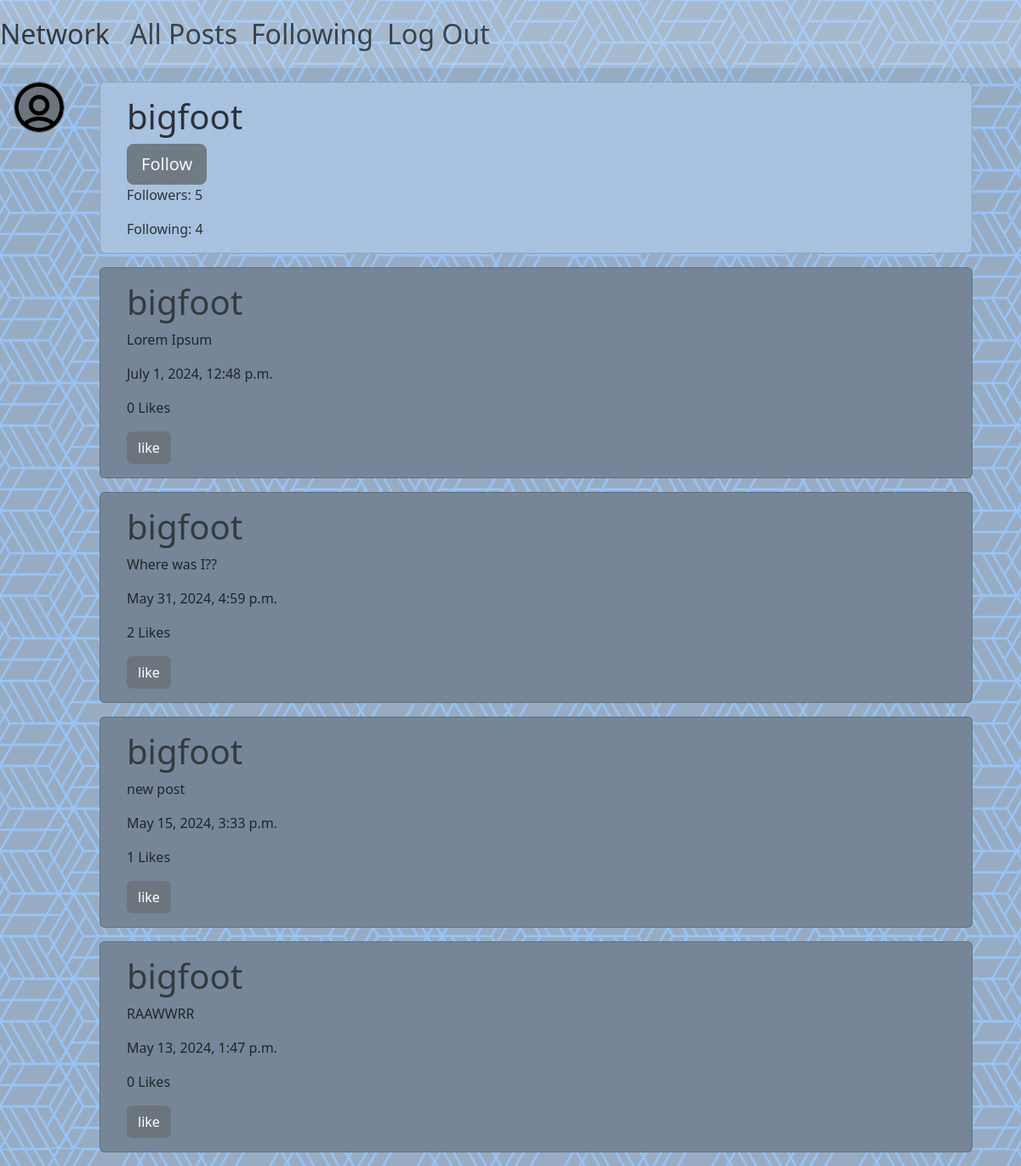
The page /profile/4 (signed in) on the database its author committed.
### network/models.py (models this page shows, shortened)
class User(AbstractUser):
    followers = models.ManyToManyField('self', related_name='following', symmetrical=False, blank=True)
    def __str__(self):
        return self.username

class Post(models.Model):
    user = models.ForeignKey('User', on_delete=models.CASCADE, blank=True, null=True)
    text = models.CharField(max_length=255, blank=True)
    timestamp = models.DateTimeField(auto_now_add=True)
    likes = models.ManyToManyField('User', related_name='liked', blank=True)

### network/views.py (the view)
# urls.py: path("profile/<int:id>", views.user_profile, name="profile"),
def user_profile(request, id):
    if request.method == "GET":
        target_user = User.objects.get(pk=id)
        posts = Post.objects.filter(user=id)
        page_number = request.GET.get('page', 1)
        by_time = posts.order_by("-timestamp").all()
        paginator = Paginator(by_time,7)
        page_posts = paginator.get_page(page_number)
        logged_in = request.user
        followers = target_user.followers.all()
        following = target_user.following.all()
        is_following = logged_in in followers
        return render(request, "network/profile.html", {
            "posts":page_posts,
            "target_user": target_user,
            "logged_in": logged_in,
            "followers": followers.count(),
            "following": following.count(),
            "is_following": is_following,
        })
    elif request.method == "POST":
       follow = target_user.followers.add(logged_in)
       follow.save()
    return JsonResponse({'message': 'User followed successfully'})

### network/templates/network/profile.html (shortened to what this page needs)
{% extends "network/layout.html" %}
{% load static %}
{% block body %}
<div class="card profile-header my-3 ">
    <div class="card-body">
    <h1 class="card-title">{{ target_user }}</h1>
    {% if target_user != logged_in %}
        {% if user.is_authenticated %}
            {% if is_following %}
                <button class="followButton btn btn-secondary" onclick="followUser(event,'{{ target_user.id }}')">Following</button>
            {% else %}
                <button class="followButton btn btn-secondary btn-lg" onclick="followUser(event,'{{ target_user.id }}')">Follow</button>
            {% endif %}
        {% endif %}
    {% endif %}
    <p class="card-text">Followers: {{ followers }}</p>
    <p class="card-text">Following: {{ following }}</p>
</div>
</div>
<div>
    {% for post in posts %}
    <div class="card postcard mb-3" id="post-{{ post.id }}" >
        <div class="card-body">
        <h1><a href="/profile/{{ post.user.id }}"> {{ post.user.username }}</a></h1>
        <p class="post-text">{{ post.text }}</p>
        <p>{{ post.timestamp }}</p>
        <p id="like-count-{{ post.id }}" >{{ post.likes.count }} Likes</p>
        <button class="btn btn-secondary  like-button" id="like-button-{{ post.id }}" data-post-id="{{ post.id }}" >like</button>
        </div>
        </div>
    {% endfor %}
</div>
{% endblock %}

### network/static/network/styles.css (style rules this page uses)
body { background-image: url("/network/static/network/bgPattern.png"), url("/network/static/network/bgPattern2.png"); background-color: #97acc3; background-attachment: fixed; display: block; width: 100%; }
.postcard { max-width: 90%; background-color: #768698; margin-left: auto; margin-right: auto; padding-left: 15px; }
.profile-header { max-width: 90%; background-color: #aac4e2; opacity: 90%; margin-left: auto; margin-right: auto; padding-left: 15px; }
a { color: #343a40; text-decoration: none; }

### rows shown on the page
User: username "bigfoot"
Post: user.username "bigfoot", text "Lorem Ipsum", timestamp "July 1, 2024, 12:48 p.m.", likes.count "0"
Post: user.username "bigfoot", text "Where was I??", timestamp "May 31, 2024, 4:59 p.m.", likes.count "2"
Post: user.username "bigfoot", text "new post", timestamp "May 15, 2024, 3:33 p.m.", likes.count "1"
Post: user.username "bigfoot", text "RAAWWRR", timestamp "May 13, 2024, 1:47 p.m.", likes.count "0"

### other values the page prints
{{ followers }} "5"
{{ following }} "4"
